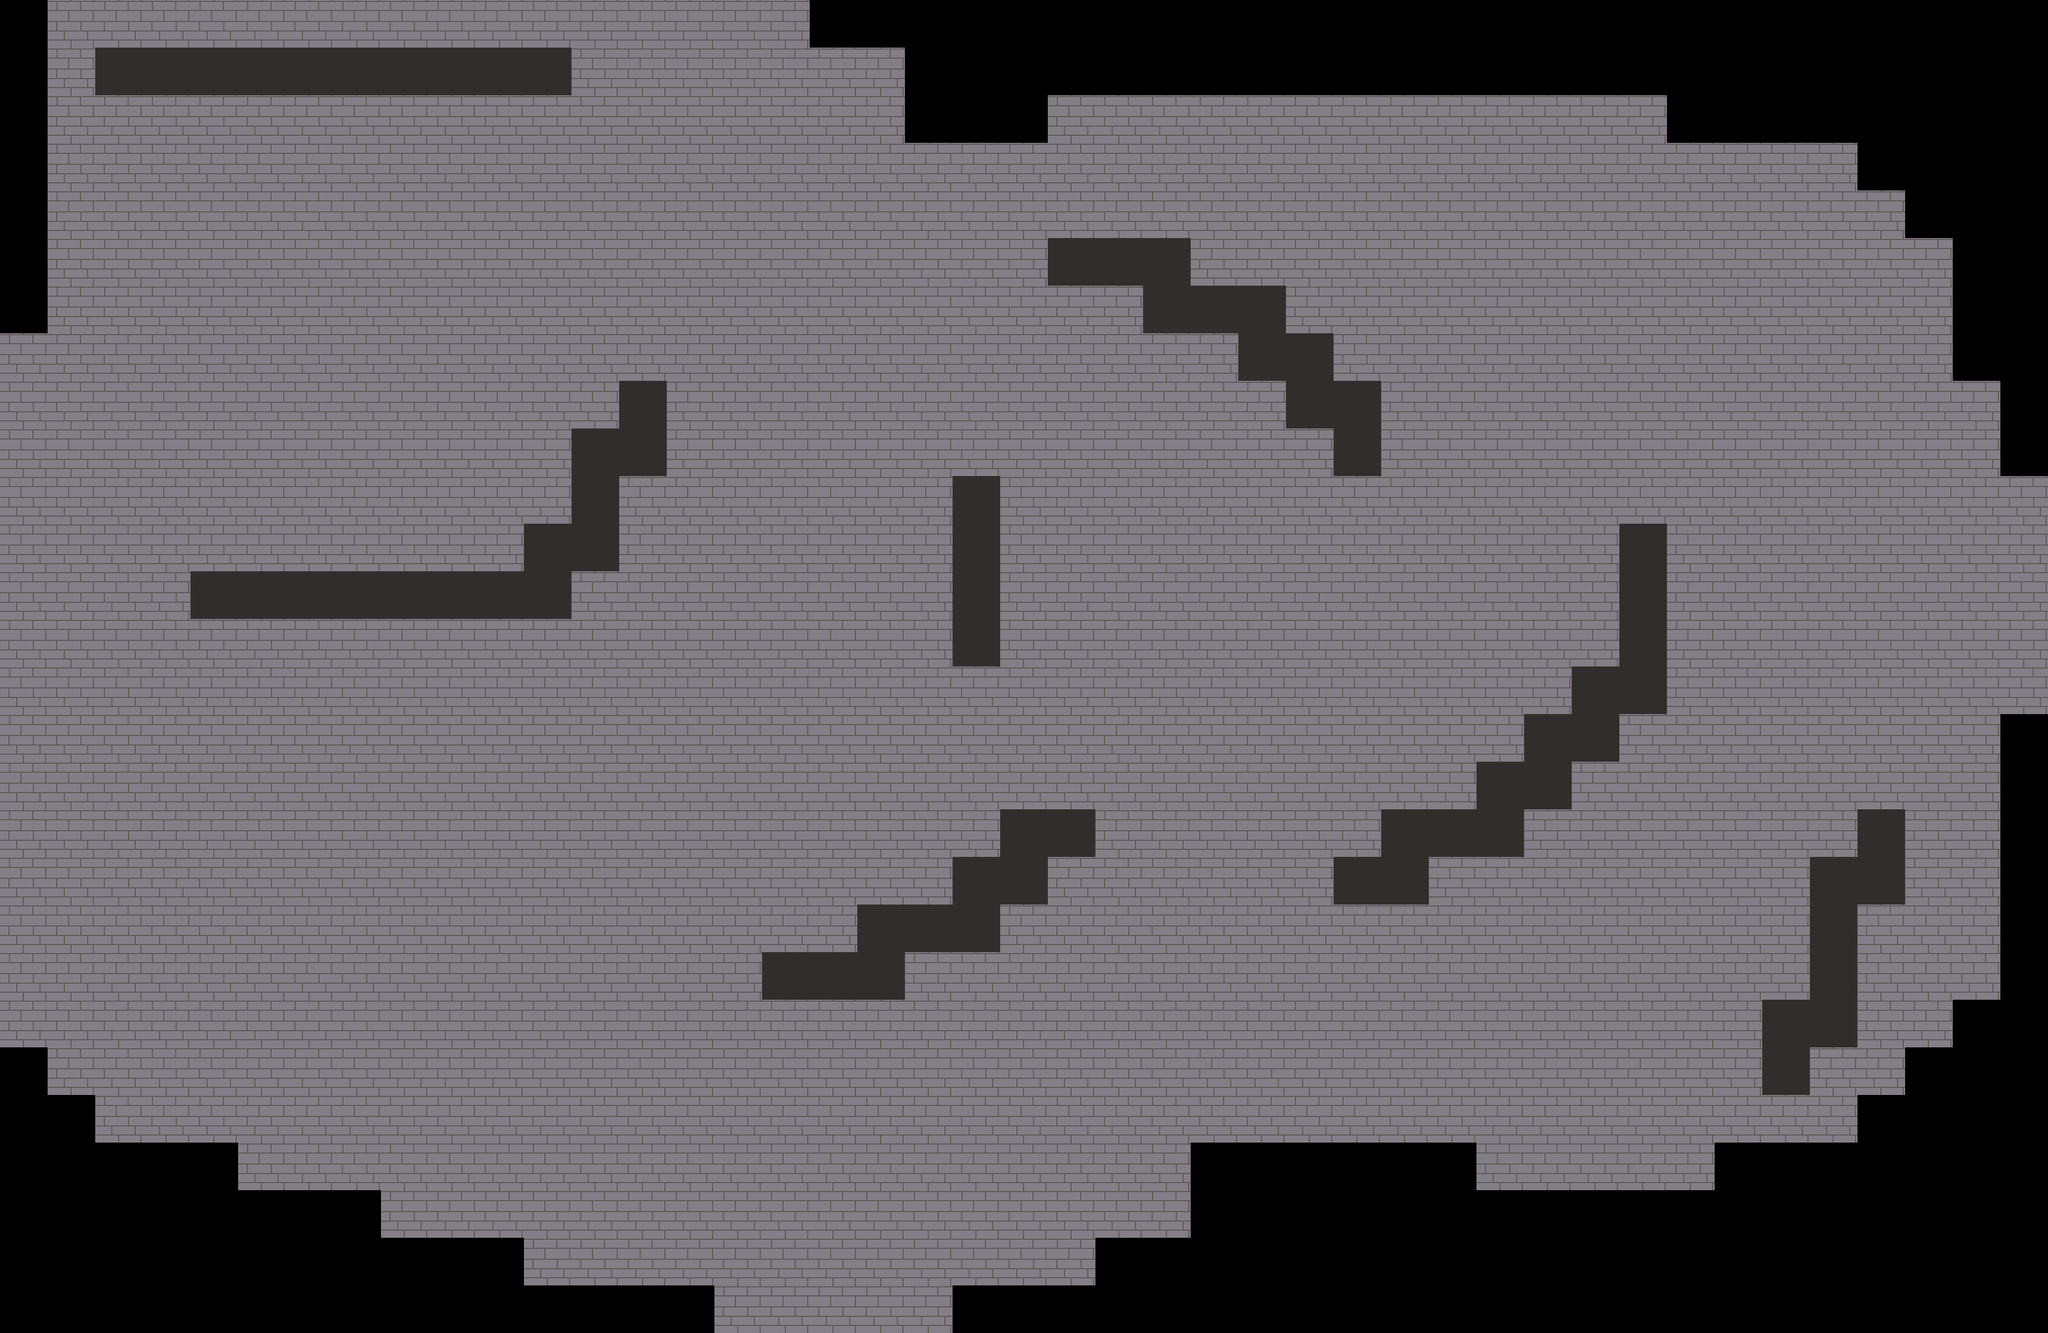

Tiled map render using the project's own tile images. Description and the whole map definition, tile-layer contents included, below:
An orthogonal 43x28 tile map with 100x100 px tiles, 2 tile layers (floor, walls) and 2 objects (diamond, mc-spawn).

<map version="1.4" tiledversion="1.4.3" orientation="orthogonal" renderorder="right-down" width="43" height="28" tilewidth="100" tileheight="100" infinite="0" nextlayerid="5" nextobjectid="3">
 <editorsettings>
  <export target="level1.json" format="json" />
 </editorsettings>
 <tileset firstgid="1" name="tiles" tilewidth="100" tileheight="100" tilecount="2" columns="2">
  <image source="tiles.png" width="200" height="100" />
  <tile id="1">
   <properties>
    <property name="collides" type="bool" value="true" />
   </properties>
  </tile>
 </tileset>
 <layer id="3" name="floor" width="43" height="28">
  <data encoding="csv">
0,1,1,1,1,1,1,1,1,1,1,1,1,1,1,1,1,0,0,0,0,0,0,0,0,0,0,0,0,0,0,0,0,0,0,0,0,0,0,0,0,0,0,
0,1,1,1,1,1,1,1,1,1,1,1,1,1,1,1,1,1,1,0,0,0,0,0,0,0,0,0,0,0,0,0,0,0,0,0,0,0,0,0,0,0,0,
0,1,1,1,1,1,1,1,1,1,1,1,1,1,1,1,1,1,1,0,0,0,1,1,1,1,1,1,1,1,1,1,1,1,1,0,0,0,0,0,0,0,0,
0,1,1,1,1,1,1,1,1,1,1,1,1,1,1,1,1,1,1,1,1,1,1,1,1,1,1,1,1,1,1,1,1,1,1,1,1,1,1,0,0,0,0,
0,1,1,1,1,1,1,1,1,1,1,1,1,1,1,1,1,1,1,1,1,1,1,1,1,1,1,1,1,1,1,1,1,1,1,1,1,1,1,1,0,0,0,
0,1,1,1,1,1,1,1,1,1,1,1,1,1,1,1,1,1,1,1,1,1,1,1,1,1,1,1,1,1,1,1,1,1,1,1,1,1,1,1,1,0,0,
0,1,1,1,1,1,1,1,1,1,1,1,1,1,1,1,1,1,1,1,1,1,1,1,1,1,1,1,1,1,1,1,1,1,1,1,1,1,1,1,1,0,0,
1,1,1,1,1,1,1,1,1,1,1,1,1,1,1,1,1,1,1,1,1,1,1,1,1,1,1,1,1,1,1,1,1,1,1,1,1,1,1,1,1,0,0,
1,1,1,1,1,1,1,1,1,1,1,1,1,1,1,1,1,1,1,1,1,1,1,1,1,1,1,1,1,1,1,1,1,1,1,1,1,1,1,1,1,1,0,
1,1,1,1,1,1,1,1,1,1,1,1,1,1,1,1,1,1,1,1,1,1,1,1,1,1,1,1,1,1,1,1,1,1,1,1,1,1,1,1,1,1,0,
1,1,1,1,1,1,1,1,1,1,1,1,1,1,1,1,1,1,1,1,1,1,1,1,1,1,1,1,1,1,1,1,1,1,1,1,1,1,1,1,1,1,1,
1,1,1,1,1,1,1,1,1,1,1,1,1,1,1,1,1,1,1,1,1,1,1,1,1,1,1,1,1,1,1,1,1,1,1,1,1,1,1,1,1,1,1,
1,1,1,1,1,1,1,1,1,1,1,1,1,1,1,1,1,1,1,1,1,1,1,1,1,1,1,1,1,1,1,1,1,1,1,1,1,1,1,1,1,1,1,
1,1,1,1,1,1,1,1,1,1,1,1,1,1,1,1,1,1,1,1,1,1,1,1,1,1,1,1,1,1,1,1,1,1,1,1,1,1,1,1,1,1,1,
1,1,1,1,1,1,1,1,1,1,1,1,1,1,1,1,1,1,1,1,1,1,1,1,1,1,1,1,1,1,1,1,1,1,1,1,1,1,1,1,1,1,1,
1,1,1,1,1,1,1,1,1,1,1,1,1,1,1,1,1,1,1,1,1,1,1,1,1,1,1,1,1,1,1,1,1,1,1,1,1,1,1,1,1,1,0,
1,1,1,1,1,1,1,1,1,1,1,1,1,1,1,1,1,1,1,1,1,1,1,1,1,1,1,1,1,1,1,1,1,1,1,1,1,1,1,1,1,1,0,
1,1,1,1,1,1,1,1,1,1,1,1,1,1,1,1,1,1,1,1,1,1,1,1,1,1,1,1,1,1,1,1,1,1,1,1,1,1,1,1,1,1,0,
1,1,1,1,1,1,1,1,1,1,1,1,1,1,1,1,1,1,1,1,1,1,1,1,1,1,1,1,1,1,1,1,1,1,1,1,1,1,1,1,1,1,0,
1,1,1,1,1,1,1,1,1,1,1,1,1,1,1,1,1,1,1,1,1,1,1,1,1,1,1,1,1,1,1,1,1,1,1,1,1,1,1,1,1,1,0,
1,1,1,1,1,1,1,1,1,1,1,1,1,1,1,1,1,1,1,1,1,1,1,1,1,1,1,1,1,1,1,1,1,1,1,1,1,1,1,1,1,1,0,
1,1,1,1,1,1,1,1,1,1,1,1,1,1,1,1,1,1,1,1,1,1,1,1,1,1,1,1,1,1,1,1,1,1,1,1,1,1,1,1,1,0,0,
0,1,1,1,1,1,1,1,1,1,1,1,1,1,1,1,1,1,1,1,1,1,1,1,1,1,1,1,1,1,1,1,1,1,1,1,1,1,1,1,0,0,0,
0,0,1,1,1,1,1,1,1,1,1,1,1,1,1,1,1,1,1,1,1,1,1,1,1,1,1,1,1,1,1,1,1,1,1,1,1,1,1,0,0,0,0,
0,0,0,0,0,1,1,1,1,1,1,1,1,1,1,1,1,1,1,1,1,1,1,1,1,0,0,0,0,0,0,1,1,1,1,1,0,0,0,0,0,0,0,
0,0,0,0,0,0,0,0,1,1,1,1,1,1,1,1,1,1,1,1,1,1,1,1,1,0,0,0,0,0,0,0,0,0,0,0,0,0,0,0,0,0,0,
0,0,0,0,0,0,0,0,0,0,0,1,1,1,1,1,1,1,1,1,1,1,1,0,0,0,0,0,0,0,0,0,0,0,0,0,0,0,0,0,0,0,0,
0,0,0,0,0,0,0,0,0,0,0,0,0,0,0,1,1,1,1,1,0,0,0,0,0,0,0,0,0,0,0,0,0,0,0,0,0,0,0,0,0,0,0
</data>
 </layer>
 <layer id="1" name="walls" width="43" height="28">
  <data encoding="csv">
0,0,0,0,0,0,0,0,0,0,0,0,0,0,0,0,0,0,0,0,0,0,0,0,0,0,0,0,0,0,0,0,0,0,0,0,0,0,0,0,0,0,0,
0,0,2,2,2,2,2,2,2,2,2,2,0,0,0,0,0,0,0,0,0,0,0,0,0,0,0,0,0,0,0,0,0,0,0,0,0,0,0,0,0,0,0,
0,0,0,0,0,0,0,0,0,0,0,0,0,0,0,0,0,0,0,0,0,0,0,0,0,0,0,0,0,0,0,0,0,0,0,0,0,0,0,0,0,0,0,
0,0,0,0,0,0,0,0,0,0,0,0,0,0,0,0,0,0,0,0,0,0,0,0,0,0,0,0,0,0,0,0,0,0,0,0,0,0,0,0,0,0,0,
0,0,0,0,0,0,0,0,0,0,0,0,0,0,0,0,0,0,0,0,0,0,0,0,0,0,0,0,0,0,0,0,0,0,0,0,0,0,0,0,0,0,0,
0,0,0,0,0,0,0,0,0,0,0,0,0,0,0,0,0,0,0,0,0,0,2,2,2,0,0,0,0,0,0,0,0,0,0,0,0,0,0,0,0,0,0,
0,0,0,0,0,0,0,0,0,0,0,0,0,0,0,0,0,0,0,0,0,0,0,0,2,2,2,0,0,0,0,0,0,0,0,0,0,0,0,0,0,0,0,
0,0,0,0,0,0,0,0,0,0,0,0,0,0,0,0,0,0,0,0,0,0,0,0,0,0,2,2,0,0,0,0,0,0,0,0,0,0,0,0,0,0,0,
0,0,0,0,0,0,0,0,0,0,0,0,0,2,0,0,0,0,0,0,0,0,0,0,0,0,0,2,2,0,0,0,0,0,0,0,0,0,0,0,0,0,0,
0,0,0,0,0,0,0,0,0,0,0,0,2,2,0,0,0,0,0,0,0,0,0,0,0,0,0,0,2,0,0,0,0,0,0,0,0,0,0,0,0,0,0,
0,0,0,0,0,0,0,0,0,0,0,0,2,0,0,0,0,0,0,0,2,0,0,0,0,0,0,0,0,0,0,0,0,0,0,0,0,0,0,0,0,0,0,
0,0,0,0,0,0,0,0,0,0,0,2,2,0,0,0,0,0,0,0,2,0,0,0,0,0,0,0,0,0,0,0,0,0,2,0,0,0,0,0,0,0,0,
0,0,0,0,2,2,2,2,2,2,2,2,0,0,0,0,0,0,0,0,2,0,0,0,0,0,0,0,0,0,0,0,0,0,2,0,0,0,0,0,0,0,0,
0,0,0,0,0,0,0,0,0,0,0,0,0,0,0,0,0,0,0,0,2,0,0,0,0,0,0,0,0,0,0,0,0,0,2,0,0,0,0,0,0,0,0,
0,0,0,0,0,0,0,0,0,0,0,0,0,0,0,0,0,0,0,0,0,0,0,0,0,0,0,0,0,0,0,0,0,2,2,0,0,0,0,0,0,0,0,
0,0,0,0,0,0,0,0,0,0,0,0,0,0,0,0,0,0,0,0,0,0,0,0,0,0,0,0,0,0,0,0,2,2,0,0,0,0,0,0,0,0,0,
0,0,0,0,0,0,0,0,0,0,0,0,0,0,0,0,0,0,0,0,0,0,0,0,0,0,0,0,0,0,0,2,2,0,0,0,0,0,0,0,0,0,0,
0,0,0,0,0,0,0,0,0,0,0,0,0,0,0,0,0,0,0,0,0,2,2,0,0,0,0,0,0,2,2,2,0,0,0,0,0,0,0,2,0,0,0,
0,0,0,0,0,0,0,0,0,0,0,0,0,0,0,0,0,0,0,0,2,2,0,0,0,0,0,0,2,2,0,0,0,0,0,0,0,0,2,2,0,0,0,
0,0,0,0,0,0,0,0,0,0,0,0,0,0,0,0,0,0,2,2,2,0,0,0,0,0,0,0,0,0,0,0,0,0,0,0,0,0,2,0,0,0,0,
0,0,0,0,0,0,0,0,0,0,0,0,0,0,0,0,2,2,2,0,0,0,0,0,0,0,0,0,0,0,0,0,0,0,0,0,0,0,2,0,0,0,0,
0,0,0,0,0,0,0,0,0,0,0,0,0,0,0,0,0,0,0,0,0,0,0,0,0,0,0,0,0,0,0,0,0,0,0,0,0,2,2,0,0,0,0,
0,0,0,0,0,0,0,0,0,0,0,0,0,0,0,0,0,0,0,0,0,0,0,0,0,0,0,0,0,0,0,0,0,0,0,0,0,2,0,0,0,0,0,
0,0,0,0,0,0,0,0,0,0,0,0,0,0,0,0,0,0,0,0,0,0,0,0,0,0,0,0,0,0,0,0,0,0,0,0,0,0,0,0,0,0,0,
0,0,0,0,0,0,0,0,0,0,0,0,0,0,0,0,0,0,0,0,0,0,0,0,0,0,0,0,0,0,0,0,0,0,0,0,0,0,0,0,0,0,0,
0,0,0,0,0,0,0,0,0,0,0,0,0,0,0,0,0,0,0,0,0,0,0,0,0,0,0,0,0,0,0,0,0,0,0,0,0,0,0,0,0,0,0,
0,0,0,0,0,0,0,0,0,0,0,0,0,0,0,0,0,0,0,0,0,0,0,0,0,0,0,0,0,0,0,0,0,0,0,0,0,0,0,0,0,0,0,
0,0,0,0,0,0,0,0,0,0,0,0,0,0,0,0,0,0,0,0,0,0,0,0,0,0,0,0,0,0,0,0,0,0,0,0,0,0,0,0,0,0,0
</data>
 </layer>
 <objectgroup id="4" name="diamond_spawn">
  <object id="2" name="diamond" x="3717.11" y="836.466">
   <point />
  </object>
 </objectgroup>
 <objectgroup id="2" name="spawn">
  <object id="1" name="mc-spawn" x="757.331" y="578.008">
   <point />
  </object>
 </objectgroup>
</map>
